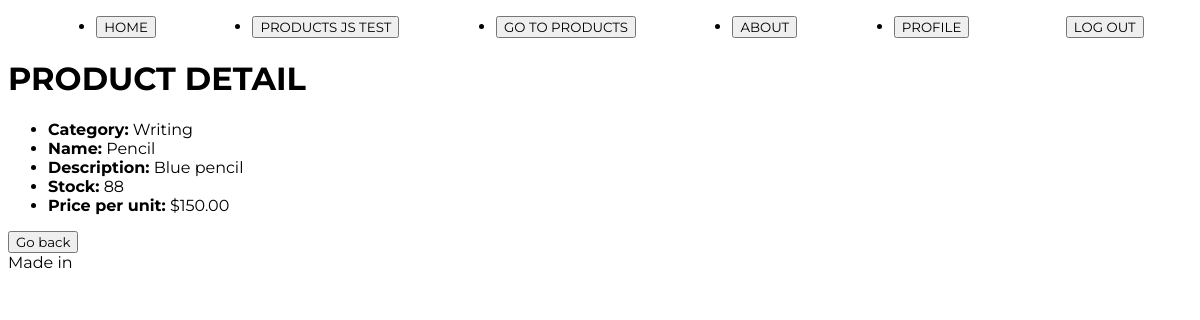
Before: /product/product/detail/5 (signed in) with the older database file.
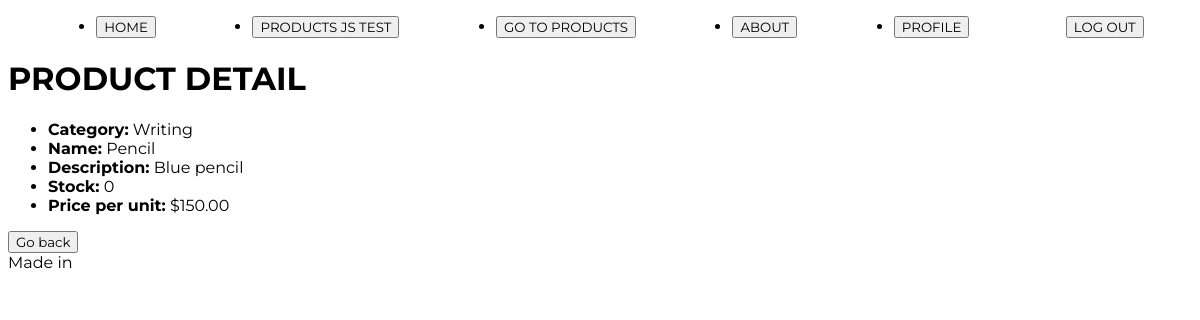
After: the same page with the newer database file.
### product/models.py (models this page shows, shortened)
class Product(models.Model):
    category=models.ForeignKey(Category, on_delete=models.CASCADE, null=True, blank=True, verbose_name='category')
    name = models.CharField(max_length=150, db_index=True) #facilita la búsqueda en la BD
    description = models.TextField(blank=True, null=True, verbose_name='Description') #blank: el campo puede dejarse vacío cuando es True
    price = models.DecimalField(max_digits=10, decimal_places=2)
    stock = models.PositiveIntegerField()
    class Meta: #Se utiliza para definir opciones de configuración adicionales de un modelo
        unique_together = ('category', 'name') #la combinación de los campos debe ser única en la BD
        verbose_name = 'Product' #Define el nombre singular legible del modelo (también usado en el panel de ADMIN)
        verbose_name_plural = 'Products' #Define el nombre plurar legible del modelo (también usado en el panel de ADMIN)

class Category(models.Model):
    name = models.CharField(max_length=255, unique=True)
    description = models.TextField(blank=True, null=True, verbose_name='Description')
    def __str__(self):
        return self.name
    class Meta:
        verbose_name = 'Product categories'

### product/views_models/product.py (the view)
# urls.py: path('product/detail/<int:pk>', product.ProductDetailView.as_view(), name='product_detail'),
class ProductDetailView(DetailView):
    model = models.Product
    template_name = 'product/Product_crud/product_detail.html'

### product/templates/product/Product_crud/product_detail.html
{% extends 'core/base.html' %}
{% block content %}
    <h1>PRODUCT DETAIL</h1>
    <ul>
        <li><strong>Category:</strong> {{ object.category }}</li>
        <li><strong>Name:</strong> {{ object.name }}</li>
        <li><strong>Description:</strong>
        {% if object.description %}
            {{ object.description }}
        {% else %}
            -
        {% endif %}
        </li>
        <li><strong>Stock:</strong> {{ object.stock }}</li>
        <li><strong>Price per unit:</strong> ${{ object.price }}</li>
    </ul>
    <a href="{% url 'product:product_list' %}"><button>Go back</button></a>
{% endblock content %}

Changed rows visible on the page:
changed Product "Pencil": stock "88" → "0"
